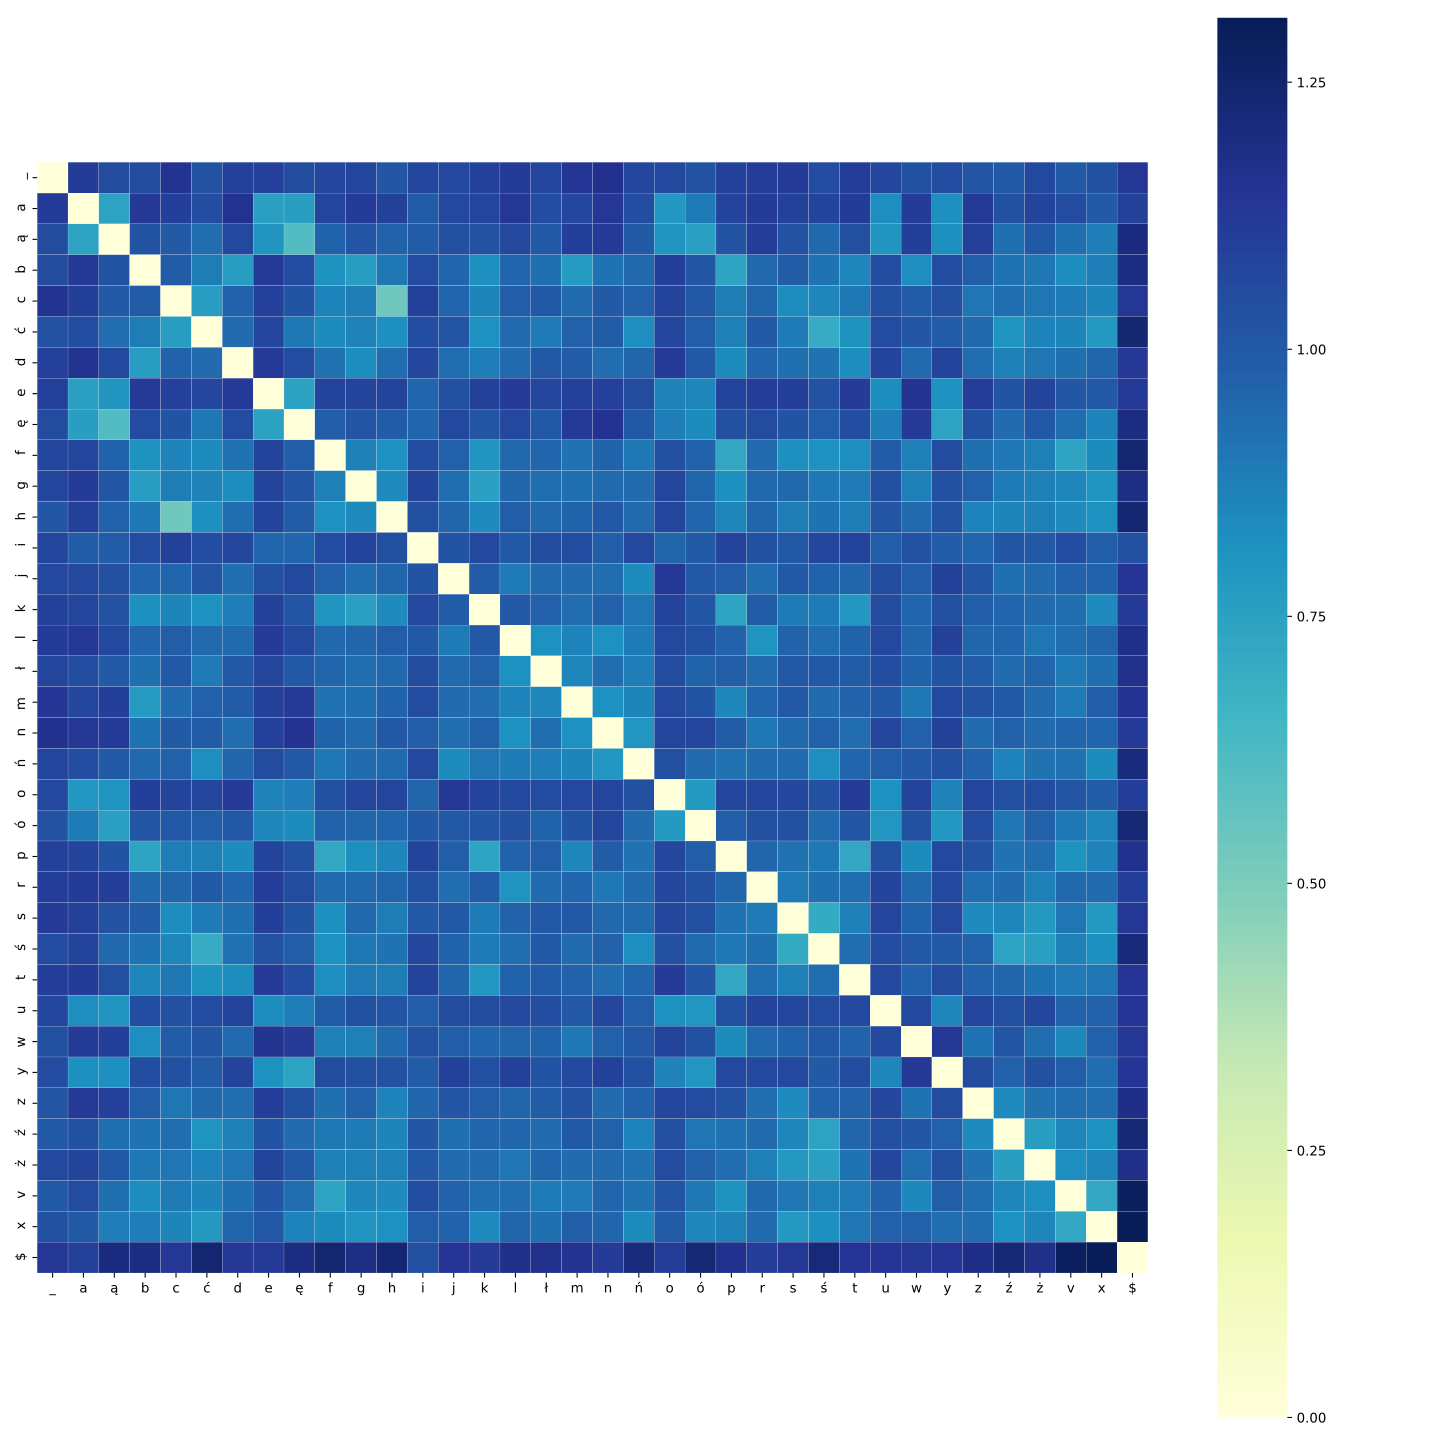

Recreate this plot in Python.
import os
import seaborn as sns
from source.utils import load
from matplotlib import pyplot as plt
from sklearn.metrics.pairwise import cosine_similarity

from text import Alphabet


if __name__ == '__main__':
    deepspeech = load('models/2019-03-17/07')
    softmax_layer = deepspeech.model.layers[-1]
    weights, bias = softmax_layer.get_weights()
    vector_size, letter_num = weights.shape

    alphabet = Alphabet('tests/models/test/alphabet.txt')
    ticks = [alphabet.string_from_label(label) for label in range(letter_num)]
    ticks[0], ticks[-1] = '_', '$'

    distances = 1 - cosine_similarity(weights.T)
    fig, ax = plt.subplots(figsize=(15, 15))
    ax = sns.heatmap(distances, square=True, xticklabels=ticks, yticklabels=ticks,
                     annot=False, linewidths=.1, ax=ax, fmt='d', cmap="YlGnBu")
    plt.tight_layout()
    file_name = os.path.join(os.path.dirname(__file__), 'softmax-distances.svg')
    fig.savefig(file_name, format='svg', dpi=1200)
